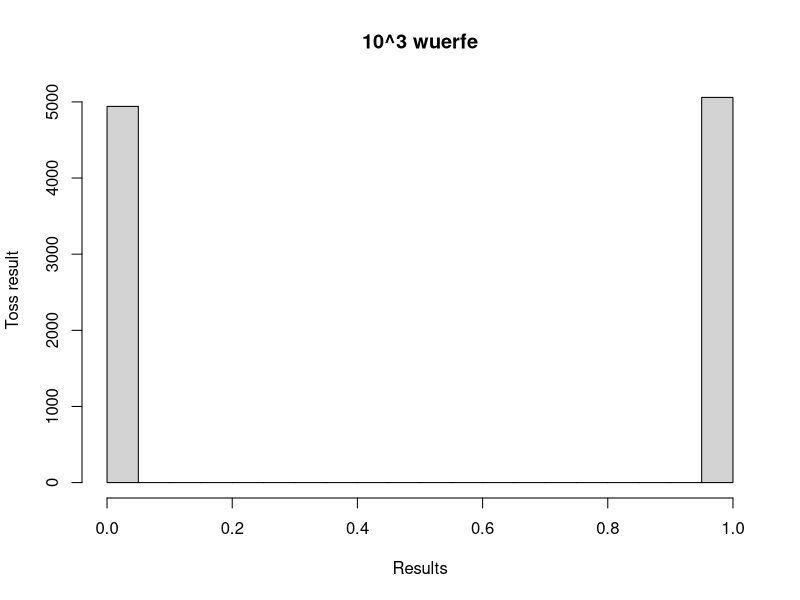
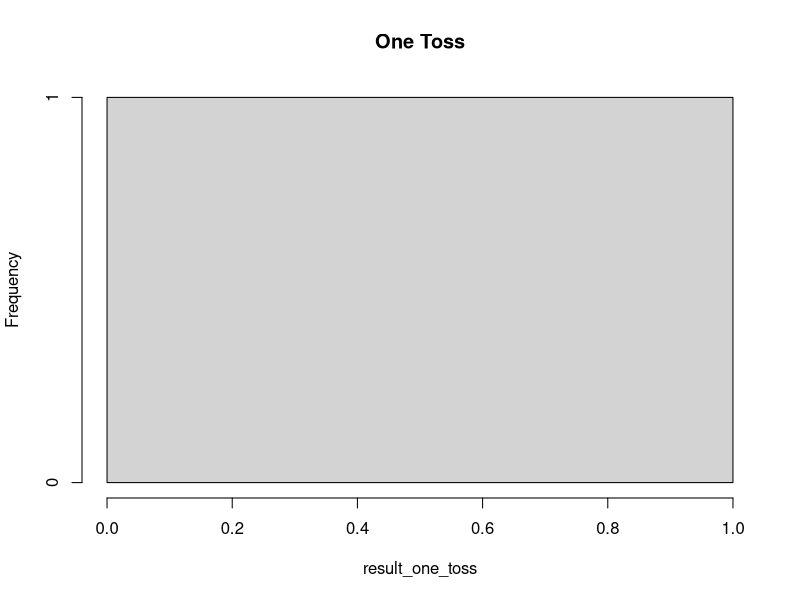
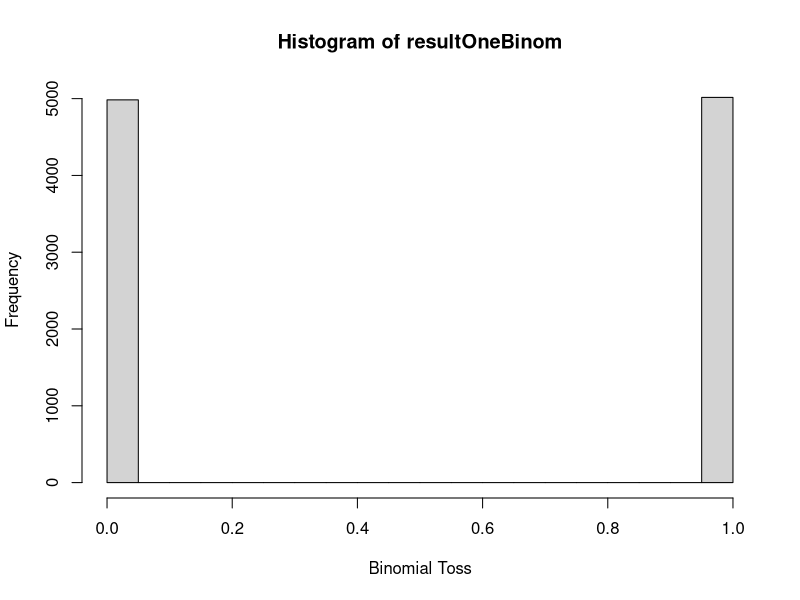
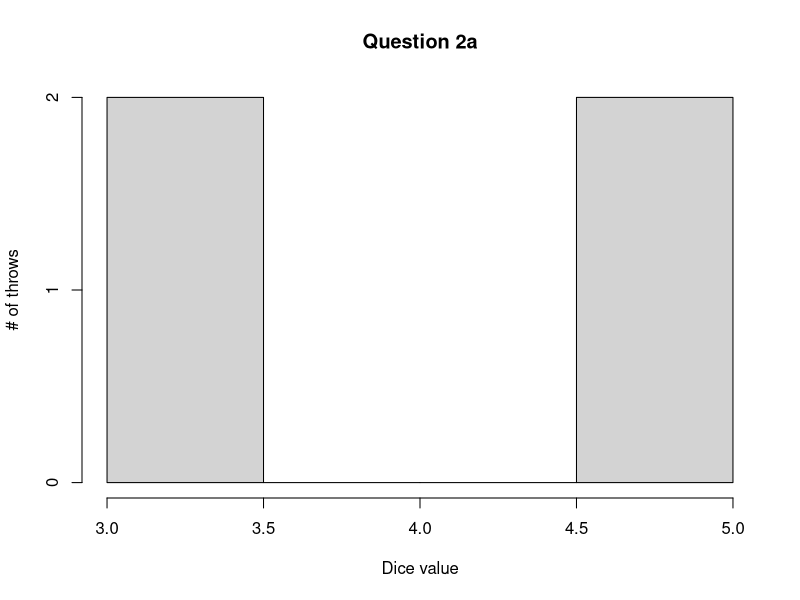
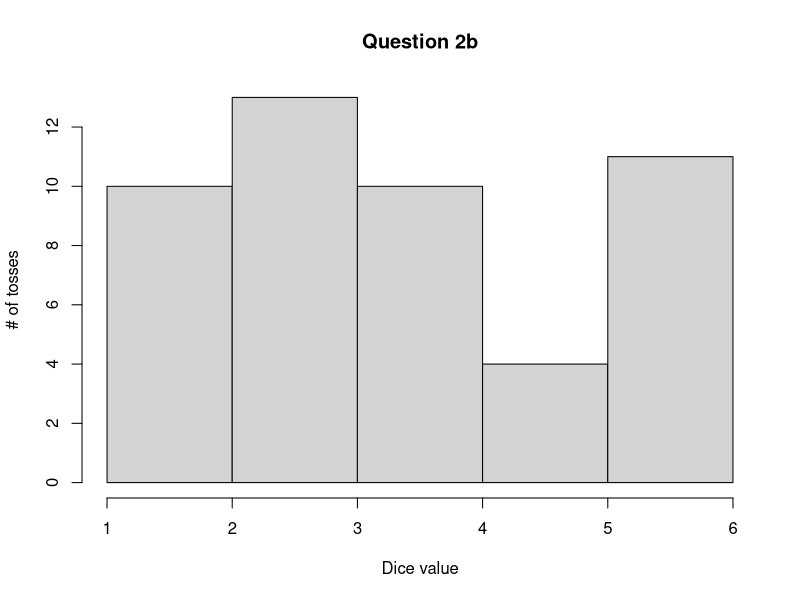

Source code (R) for these figures, in order:
# Project 1

# Question 1
# 0 = tails, 1 = heads
firstUrn <- c(0,1)
n <- 1
nsamples <- 10^4

# Ein wenig bearbeitet an dieser Stelle, 
# war fuer mich logischer explicit nur einen coin toss zu
# simulieren

# sample OMEGA={0:1}=0,1 und wird einmal wdh, braucht man also nicht replicate 
result_one_toss <- sample(0:1,1)

# Hier brauchen wir ein replace im sample ansonsten funktioniert es nicht
result_n_tosses <- sample(0:1,nsamples,replace=TRUE)
# result_n_discrete_Tosses <- replicate(nsamples, sample(firstUrn,n,TRUE))

resultOneBinom = rbinom(nsamples,1,0.5) 


# xlab fuer die x achse, ylab fuer die y achse, main fuer den Titel der Tabelle
hist(result_n_tosses, xlab="Results", ylab="Toss result", main="10^3 wuerfe")
hist(result_one_toss, main="One Toss")
hist(resultOneBinom, xlab="Binomial Toss")


# Question 2 a.)

# OMEGA=1:6, druckt eine Liste 1,2,3,4,5,6 ist ganz praktisch
OMEGA_2a <- 1:6
num_of_dice_2a <- 4

# simuliere hier lediglich die 4 simultanen Wuerfe
# Wenn ihr den Befehl ohne hist ausfuehrt seht ihr die Tabelle, passt genau auf die Anfrage
toss_dice_2a <- replicate(num_of_dice_2a,sample(OMEGA_2a,1))

# Nur plotting
hist(toss_dice_2a, main="Question 2a", xlab="Dice value", ylab="# of throws")


# Question 2 b.)
OMEGA_2b <- 1:6
num_of_dice_2b <- 2
num_of_events_2b <- 24

# Wenn ihr den Befehl ohne hist ausfuehrt seht ihr die Tabelle, passt genau auf die Anfrage
toss_dice_2b <- replicate(num_of_dice_2b,sample(OMEGA_2b,num_of_events_2b, replace=TRUE))

hist(toss_dice_2b, main="Question 2b", xlab="Dice value", ylab="# of tosses")
